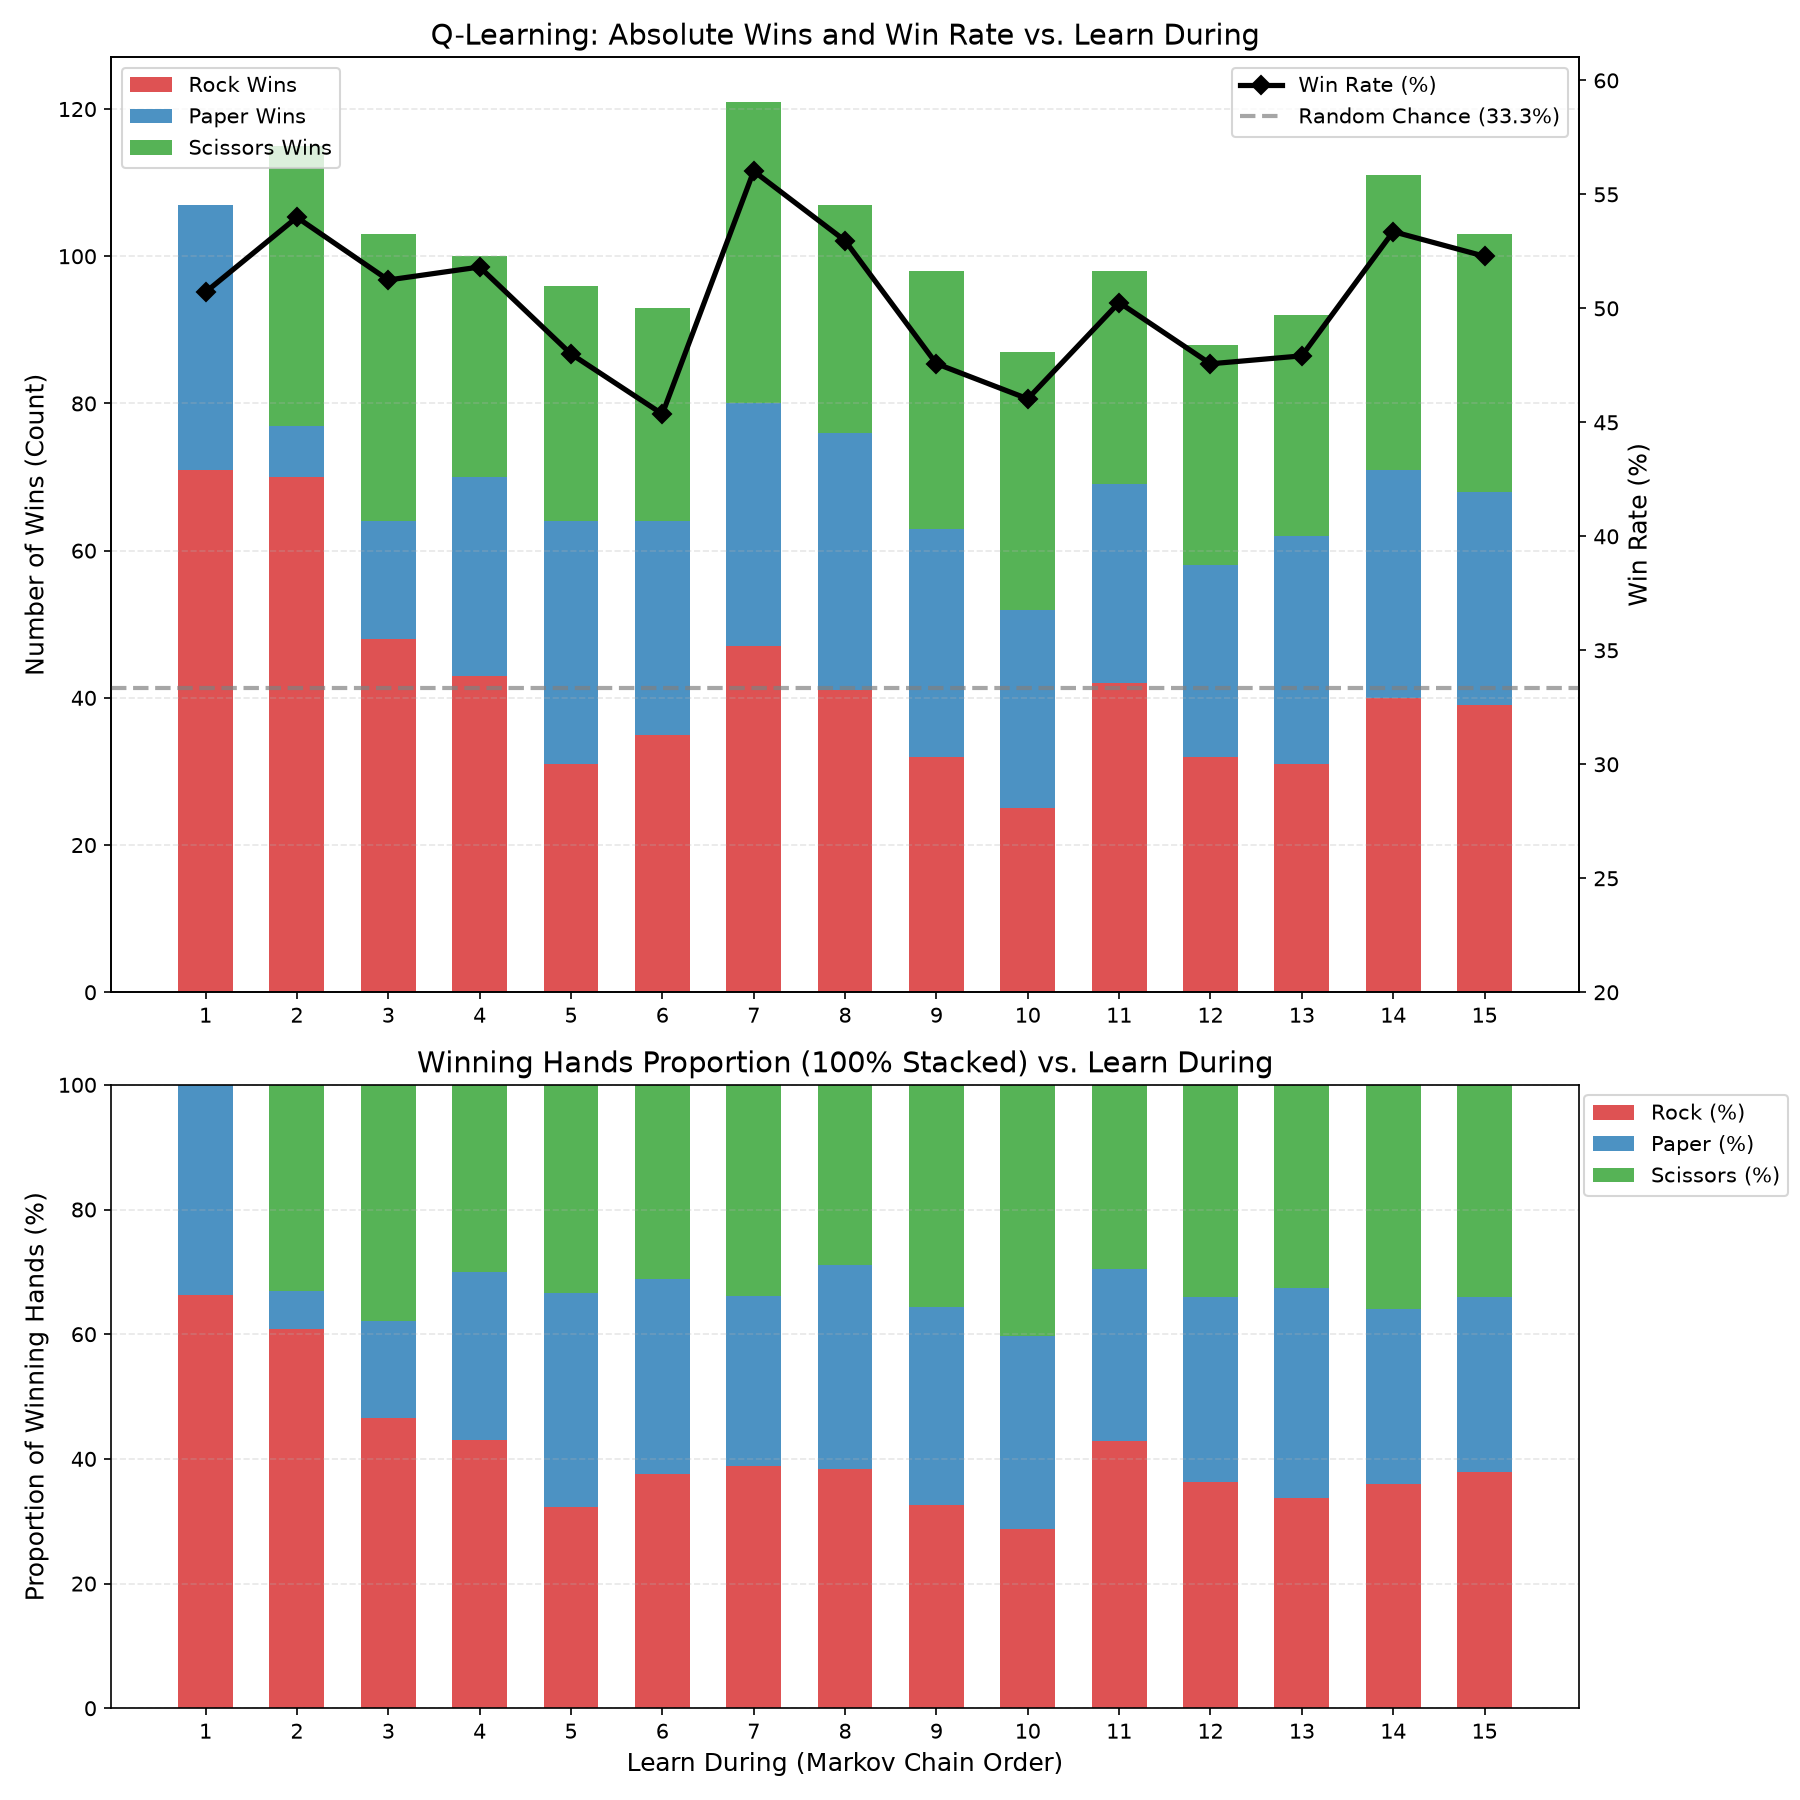

The Python source for this figure:
import numpy as np
import matplotlib.pyplot as plt
from sklearn.model_selection import train_test_split
import random

ACTIONS = ['rock', 'paper', 'scissors']

def get_reward(ai_action, sazae_action):
    # 勝ち: +1, あいこ: 0, 負け: -1
    if ai_action == sazae_action:
        return 0
    elif (ai_action == 'rock' and sazae_action == 'scissors') or \
         (ai_action == 'paper' and sazae_action == 'rock') or \
         (ai_action == 'scissors' and sazae_action == 'paper'):
        return 1
    else:
        return -1

def get_state(history):
    # 直近のサザエさんの手のリストをタプル化して状態とする
    return tuple(history)

class QLearningAgent:
    def __init__(self, alpha=0.1, gamma=0.9, epsilon=0.1):
        self.q_table = {}
        self.alpha = alpha
        self.gamma = gamma
        self.epsilon = epsilon
        
    def get_q_value(self, state, action):
        if state not in self.q_table:
            self.q_table[state] = {a: 0.0 for a in ACTIONS}
        return self.q_table[state][action]
        
    def choose_action(self, state, test_mode=False):
        if state not in self.q_table:
            self.q_table[state] = {a: 0.0 for a in ACTIONS}
            
        # 学習時は epsilon-greedy
        if not test_mode and random.random() < self.epsilon:
            return random.choice(ACTIONS)
            
        # テスト時は完全な貪欲法(greedy)
        max_q = max(self.q_table[state].values())
        best_actions = [a for a, q in self.q_table[state].items() if q == max_q]
        return random.choice(best_actions)
        
    def update(self, state, action, reward, next_state):
        if next_state not in self.q_table:
            self.q_table[next_state] = {a: 0.0 for a in ACTIONS}
            
        max_next_q = max(self.q_table[next_state].values())
        current_q = self.get_q_value(state, action)
        
        # Q値の更新式
        self.q_table[state][action] = current_q + self.alpha * (reward + self.gamma * max_next_q - current_q)

def train_q_learning(train_hands, learn_during, epochs=100):
    agent = QLearningAgent(alpha=0.1, gamma=0.9, epsilon=0.1)
    
    for _ in range(epochs):
        for i in range(learn_during, len(train_hands)):
            # 状態は (i - learn_during) から i - 1 番目までの手
            state = get_state(train_hands[i-learn_during:i])
            sazae_hand = train_hands[i]
            
            # 状態から行動を選択
            action = agent.choose_action(state, test_mode=False)
            
            # 行動に対する報酬を観測
            reward = get_reward(action, sazae_hand)
            
            # 次の状態を観測
            if i + 1 < len(train_hands):
                next_state = get_state(train_hands[i-learn_during+1:i+1])
            else:
                next_state = state # 終端処理の簡易化
                
            # Q値を更新
            agent.update(state, action, reward, next_state)
            
    return agent

def test_q_learning(test_hands, learn_during, agent):
    win_count = 0
    loss_count = 0
    win_hands = {'rock': 0, 'paper': 0, 'scissors': 0}
    
    for i in range(learn_during, len(test_hands)):
        state = get_state(test_hands[i-learn_during:i])
        sazae_hand = test_hands[i]
        
        # テスト時はテストモードをTrueにして探索させない
        action = agent.choose_action(state, test_mode=True)
        reward = get_reward(action, sazae_hand)
        
        if reward == 1:
            win_count += 1
            win_hands[action] += 1
        elif reward == -1:
            loss_count += 1
            
    denominator = win_count + loss_count
    win_rate = win_count / denominator if denominator > 0 else 0
    return win_rate, win_hands

def main():
    random.seed(42)
    hands = []
    with open('sazae_hands.csv', encoding='utf-8') as f:
        next(f) # ヘッダーをスキップ
        for line in f:
            data = line.strip().split(',')
            if len(data) >= 4:
                hands.append(data[3])

    train_hands, test_hands = train_test_split(hands, test_size=0.2, random_state=42)

    durings = list(range(1, 16))
    win_rates = []
    rock_wins = []
    paper_wins = []
    scissors_wins = []

    print("Q学習のトレーニングを開始します。少々お待ちください...")
    for d in durings:
        print(f"learn_during = {d} で学習中...")
        agent = train_q_learning(train_hands, d, epochs=100)
        wr, wh = test_q_learning(test_hands, d, agent)
        win_rates.append(wr * 100)
        rock_wins.append(wh['rock'])
        paper_wins.append(wh['paper'])
        scissors_wins.append(wh['scissors'])

    fig, (ax1, ax3) = plt.subplots(2, 1, figsize=(12, 12), gridspec_kw={'height_ratios': [1.5, 1]})

    width = 0.6
    
    ax1.bar(durings, rock_wins, width, label='Rock Wins', color='#d62728', alpha=0.8)
    ax1.bar(durings, paper_wins, width, bottom=rock_wins, label='Paper Wins', color='#1f77b4', alpha=0.8)
    bottom_scissors = [r + p for r, p in zip(rock_wins, paper_wins)]
    ax1.bar(durings, scissors_wins, width, bottom=bottom_scissors, label='Scissors Wins', color='#2ca02c', alpha=0.8)
    
    ax1.set_ylabel('Number of Wins (Count)', fontsize=12)
    ax1.set_xticks(durings)
    ax1.legend(loc='upper left')
    ax1.grid(axis='y', linestyle='--', alpha=0.3)
    ax1.set_title('Q-Learning: Absolute Wins and Win Rate vs. Learn During', fontsize=14)

    ax2 = ax1.twinx()
    ax2.plot(durings, win_rates, color='black', marker='D', markersize=6, linewidth=2.5, label='Win Rate (%)')
    ax2.set_ylabel('Win Rate (%)', fontsize=12)
    ax2.axhline(y=33.33, color='gray', linestyle='--', alpha=0.7, linewidth=2, label='Random Chance (33.3%)')
    
    min_rate = min(min(win_rates) - 5, 20)
    max_rate = max(max(win_rates) + 5, 45)
    ax2.set_ylim(min_rate, max_rate)
    ax2.legend(loc='upper right')

    rock_ratios = []
    paper_ratios = []
    scissors_ratios = []
    for r, p, s in zip(rock_wins, paper_wins, scissors_wins):
        total_wins = r + p + s
        if total_wins > 0:
            rock_ratios.append(r / total_wins * 100)
            paper_ratios.append(p / total_wins * 100)
            scissors_ratios.append(s / total_wins * 100)
        else:
            rock_ratios.append(0)
            paper_ratios.append(0)
            scissors_ratios.append(0)

    ax3.bar(durings, rock_ratios, width, label='Rock (%)', color='#d62728', alpha=0.8)
    ax3.bar(durings, paper_ratios, width, bottom=rock_ratios, label='Paper (%)', color='#1f77b4', alpha=0.8)
    bottom_scissors_ratios = [r + p for r, p in zip(rock_ratios, paper_ratios)]
    ax3.bar(durings, scissors_ratios, width, bottom=bottom_scissors_ratios, label='Scissors (%)', color='#2ca02c', alpha=0.8)

    ax3.set_xlabel('Learn During (Markov Chain Order)', fontsize=12)
    ax3.set_ylabel('Proportion of Winning Hands (%)', fontsize=12)
    ax3.set_xticks(durings)
    ax3.set_ylim(0, 100)
    ax3.legend(loc='upper right', bbox_to_anchor=(1.15, 1))
    ax3.grid(axis='y', linestyle='--', alpha=0.3)
    ax3.set_title('Winning Hands Proportion (100% Stacked) vs. Learn During', fontsize=14)

    plt.tight_layout()
    
    output_path = 'q_learning_analysis.png'
    plt.savefig(output_path, dpi=150)
    print(f"Graph saved as {output_path}")

if __name__ == '__main__':
    main()
